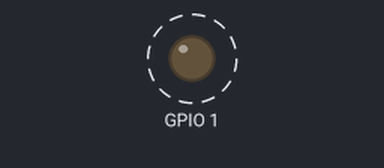
Bench run of a program on a simulated Raspberry Pi (BCM pin numbers). Parts: output pins drawn as LEDs (lit = HIGH). Dashed ring = blinking.

Above: at 0.5 s.
Timing chart, 0 to 4.6 s (numbered marks = the images above):
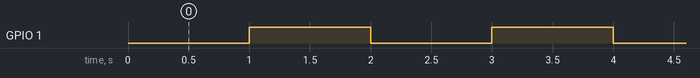

Measured:
- by itself, GPIO 1: alternates HIGH for 1.0 s and LOW for 1.0 s

The program:

gpio.py
```python
#!/usr/bin/python
#-*- encoding: utf-8 -*-
from periphery import GPIO
import time
import signal
import sys
import argparse

def handler(signal, frame):
	global running
	print('handler')
	running = False

if __name__=="__main__":
	signal.signal(signal.SIGINT, handler)
	running = True

	parser = argparse.ArgumentParser()
	parser.add_argument('-g', '--gpio', type=int, help='GPIO to blink', default=1)
	args = parser.parse_args()

	gpio_out = GPIO(args.gpio, "out")

	while running:
		gpio_out.write(False)
		time.sleep(1.0)
		gpio_out.write(True)
		time.sleep(1.0)

	gpio_out.write(False)
	gpio_out.close()
```
